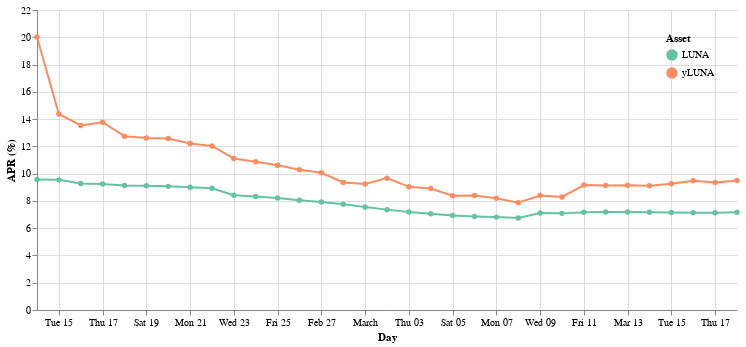

The code cell stored with this chart in its notebook:
### Markdown cell above
## Query

### Code cell
APRSChart.chart(dp.aprs)

### Figure 1 — Vega-Lite specification as saved in the notebook (floating-point values rounded to 4 significant figures)
{"config": {"view": {"continuousWidth": 400, "continuousHeight": 300, "strokeOpacity": 0}, "axisX": {"labelAngle": 0}}, "data": {"name": "data-b476cb6b89d79e226e4072ab4edbdaa0"}, "mark": {"type": "line", "point": true}, "encoding": {"color": {"field": "Asset", "legend": {"direction": "vertical", "legendY": 0, "orient": "top-right", "padding": 5}, "scale": {"scheme": "set2"}, "type": "nominal"}, "tooltip": [{"field": "Day", "format": "%Y-%m-%d", "type": "temporal"}, {"field": "Asset", "type": "nominal"}, {"field": "APR (%)", "type": "quantitative"}], "x": {"field": "Day", "sort": {"order": "ascending"}, "type": "temporal"}, "y": {"field": "APR (%)", "type": "quantitative"}}, "width": 700, "$schema": "https://vega.github.io/schema/vega-lite/v4.17.0.json", "datasets": {"data-b476cb6b89d79e226e4072ab4edbdaa0": [{"Day": "2022-02-20", "APR (%)": 12.57, "Asset": "yLUNA"}, {"Day": "2022-02-19", "APR (%)": 12.61, "Asset": "yLUNA"}, {"Day": "2022-03-08", "APR (%)": 7.861, "Asset": "yLUNA"}, {"Day": "2022-03-11", "APR (%)": 9.164, "Asset": "yLUNA"}, {"Day": "2022-03-12", "APR (%)": 9.125, "Asset": "yLUNA"}, {"Day": "2022-02-16", "APR (%)": 13.53, "Asset": "yLUNA"}, {"Day": "2022-03-05", "APR (%)": 8.377, "Asset": "yLUNA"}, {"Day": "2022-03-06", "APR (%)": 8.391, "Asset": "yLUNA"}, {"Day": "2022-03-09", "APR (%)": 8.391, "Asset": "yLUNA"}, {"Day": "2022-02-17", "APR (%)": 13.77, "Asset": "yLUNA"}, {"Day": "2022-02-26", "APR (%)": 10.29, "Asset": "yLUNA"}, {"Day": "2022-03-07", "APR (%)": 8.198, "Asset": "yLUNA"}, {"Day": "2022-03-18", "APR (%)": 9.49, "Asset": "yLUNA"}, {"Day": "2022-03-03", "APR (%)": 9.032, "Asset": "yLUNA"}, {"Day": "2022-02-22", "APR (%)": 12.03, "Asset": "yLUNA"}, {"Day": "2022-03-17", "APR (%)": 9.359, "Asset": "yLUNA"}, {"Day": "2022-02-18", "APR (%)": 12.74, "Asset": "yLUNA"}, {"Day": "2022-03-02", "APR (%)": 9.67, "Asset": "yLUNA"}, {"Day": "2022-02-15", "APR (%)": 14.38, "Asset": "yLUNA"}, {"Day": "2022-02-24", "APR (%)": 10.87, "Asset": "yLUNA"}, {"Day": "2022-02-23", "APR (%)": 11.11, "Asset": "yLUNA"}, {"Day": "2022-02-27", "APR (%)": 10.06, "Asset": "yLUNA"}, {"Day": "2022-02-25", "APR (%)": 10.61, "Asset": "yLUNA"}, {"Day": "2022-02-28", "APR (%)": 9.349, "Asset": "yLUNA"}, {"Day": "2022-03-04", "APR (%)": 8.914, "Asset": "yLUNA"}, {"Day": "2022-03-10", "APR (%)": 8.289, "Asset": "yLUNA"}, {"Day": "2022-03-13", "APR (%)": 9.152, "Asset": "yLUNA"}, {"Day": "2022-02-21", "APR (%)": 12.2, "Asset": "yLUNA"}, {"Day": "2022-03-14", "APR (%)": 9.108, "Asset": "yLUNA"}, {"Day": "2022-03-16", "APR (%)": 9.476, "Asset": "yLUNA"}, {"Day": "2022-03-15", "APR (%)": 9.251, "Asset": "yLUNA"}, {"Day": "2022-02-14", "APR (%)": 20.02, "Asset": "yLUNA"}, {"Day": "2022-03-01", "APR (%)": 9.237, "Asset": "yLUNA"}, {"Day": "2022-02-20", "APR (%)": 9.066, "Asset": "LUNA"}, {"Day": "2022-02-19", "APR (%)": 9.111, "Asset": "LUNA"}, {"Day": "2022-03-08", "APR (%)": 6.74, "Asset": "LUNA"}, {"Day": "2022-03-11", "APR (%)": 7.167, "Asset": "LUNA"}, {"Day": "2022-03-12", "APR (%)": 7.187, "Asset": "LUNA"}, {"Day": "2022-02-16", "APR (%)": 9.269, "Asset": "LUNA"}, {"Day": "2022-03-05", "APR (%)": 6.932, "Asset": "LUNA"}, {"Day": "2022-03-06", "APR (%)": 6.856, "Asset": "LUNA"}, {"Day": "2022-03-09", "APR (%)": 7.109, "Asset": "LUNA"}, {"Day": "2022-02-17", "APR (%)": 9.246, "Asset": "LUNA"}, {"Day": "2022-02-26", "APR (%)": 8.04, "Asset": "LUNA"}, {"Day": "2022-03-07", "APR (%)": 6.811, "Asset": "LUNA"}, {"Day": "2022-03-18", "APR (%)": 7.163, "Asset": "LUNA"}, {"Day": "2022-03-03", "APR (%)": 7.188, "Asset": "LUNA"}, {"Day": "2022-02-22", "APR (%)": 8.929, "Asset": "LUNA"}, {"Day": "2022-03-17", "APR (%)": 7.134, "Asset": "LUNA"}, {"Day": "2022-02-18", "APR (%)": 9.129, "Asset": "LUNA"}, {"Day": "2022-03-02", "APR (%)": 7.361, "Asset": "LUNA"}, {"Day": "2022-02-15", "APR (%)": 9.543, "Asset": "LUNA"}, {"Day": "2022-02-24", "APR (%)": 8.322, "Asset": "LUNA"}, {"Day": "2022-02-23", "APR (%)": 8.423, "Asset": "LUNA"}, {"Day": "2022-02-27", "APR (%)": 7.925, "Asset": "LUNA"}, {"Day": "2022-02-25", "APR (%)": 8.207, "Asset": "LUNA"}, {"Day": "2022-02-28", "APR (%)": 7.75, "Asset": "LUNA"}, {"Day": "2022-03-04", "APR (%)": 7.055, "Asset": "LUNA"}, {"Day": "2022-03-10", "APR (%)": 7.086, "Asset": "LUNA"}, {"Day": "2022-03-13", "APR (%)": 7.18, "Asset": "LUNA"}, {"Day": "2022-02-21", "APR (%)": 9.009, "Asset": "LUNA"}, {"Day": "2022-03-14", "APR (%)": 7.161, "Asset": "LUNA"}, {"Day": "2022-03-16", "APR (%)": 7.131, "Asset": "LUNA"}, {"Day": "2022-03-15", "APR (%)": 7.151, "Asset": "LUNA"}, {"Day": "2022-02-14", "APR (%)": 9.566, "Asset": "LUNA"}, {"Day": "2022-03-01", "APR (%)": 7.551, "Asset": "LUNA"}]}}
